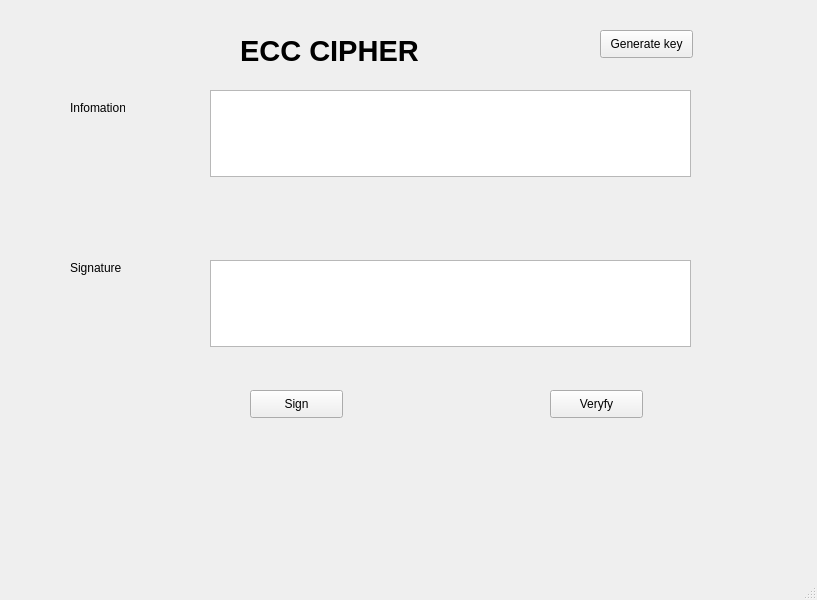
<?xml version="1.0" encoding="UTF-8"?>
<ui version="4.0">
 <class>MainWindow</class>
 <widget class="QMainWindow" name="MainWindow">
  <property name="geometry">
   <rect>
    <x>0</x>
    <y>0</y>
    <width>817</width>
    <height>600</height>
   </rect>
  </property>
  <property name="windowTitle">
   <string>MainWindow</string>
  </property>
  <widget class="QWidget" name="centralwidget">
   <widget class="QLabel" name="label">
    <property name="geometry">
     <rect>
      <x>170</x>
      <y>20</y>
      <width>55</width>
      <height>16</height>
     </rect>
    </property>
    <property name="text">
     <string/>
    </property>
   </widget>
   <widget class="QPushButton" name="pushButton_3">
    <property name="geometry">
     <rect>
      <x>600</x>
      <y>30</y>
      <width>93</width>
      <height>28</height>
     </rect>
    </property>
    <property name="text">
     <string>Generate key</string>
    </property>
   </widget>
   <widget class="QTextEdit" name="textEdit_5">
    <property name="geometry">
     <rect>
      <x>210</x>
      <y>260</y>
      <width>481</width>
      <height>87</height>
     </rect>
    </property>
   </widget>
   <widget class="QLabel" name="label_6">
    <property name="geometry">
     <rect>
      <x>70</x>
      <y>260</y>
      <width>55</width>
      <height>16</height>
     </rect>
    </property>
    <property name="text">
     <string>Signature :</string>
    </property>
   </widget>
   <widget class="QPushButton" name="pushButton_5">
    <property name="geometry">
     <rect>
      <x>550</x>
      <y>390</y>
      <width>93</width>
      <height>28</height>
     </rect>
    </property>
    <property name="text">
     <string>Veryfy</string>
    </property>
   </widget>
   <widget class="QPushButton" name="pushButton_4">
    <property name="geometry">
     <rect>
      <x>250</x>
      <y>390</y>
      <width>93</width>
      <height>28</height>
     </rect>
    </property>
    <property name="text">
     <string>Sign</string>
    </property>
   </widget>
   <widget class="QTextEdit" name="textEdit_4">
    <property name="geometry">
     <rect>
      <x>210</x>
      <y>90</y>
      <width>481</width>
      <height>87</height>
     </rect>
    </property>
   </widget>
   <widget class="QLabel" name="label_7">
    <property name="geometry">
     <rect>
      <x>70</x>
      <y>100</y>
      <width>55</width>
      <height>16</height>
     </rect>
    </property>
    <property name="text">
     <string>Infomation :</string>
    </property>
   </widget>
   <widget class="QLabel" name="label_2">
    <property name="geometry">
     <rect>
      <x>240</x>
      <y>20</y>
      <width>281</width>
      <height>61</height>
     </rect>
    </property>
    <property name="font">
     <font>
      <family>Arial</family>
      <pointsize>22</pointsize>
      <weight>75</weight>
      <bold>true</bold>
     </font>
    </property>
    <property name="text">
     <string>ECC CIPHER</string>
    </property>
   </widget>
  </widget>
  <widget class="QMenuBar" name="menubar">
   <property name="geometry">
    <rect>
     <x>0</x>
     <y>0</y>
     <width>817</width>
     <height>26</height>
    </rect>
   </property>
  </widget>
  <widget class="QStatusBar" name="statusbar"/>
 </widget>
 <resources/>
 <connections/>
</ui>
